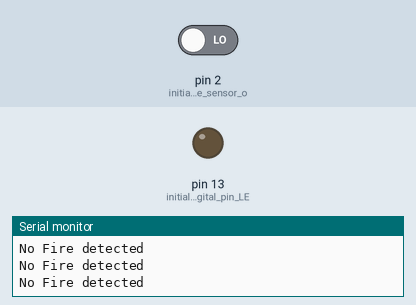
The sketch below on a simulated Arduino Uno, built with avr-gcc and run on an emulated ATmega328P. Parts: output pins drawn as LEDs (lit = HIGH), the last lines printed to the serial monitor. The test bench sets the inputs (shaded band); at power-on: pin 2 (initialize_Flame_sensor_o) LOW.

Above: at 1.2 s.
1.3 s: pin 2 (initialize_Flame_sensor_o) driven HIGH
At 2.5 s:
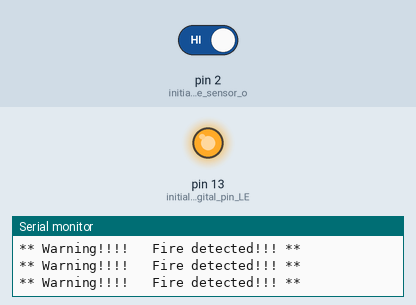
2.8 s: pin 2 (initialize_Flame_sensor_o) driven LOW
At 3.9 s:
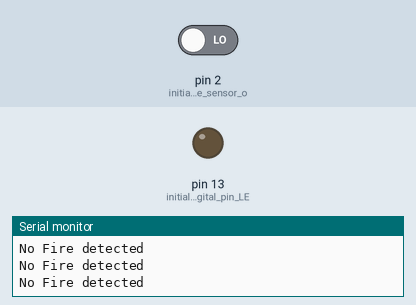
Timing chart, 0 to 5.8 s (numbered marks = the images above; inputs shaded):
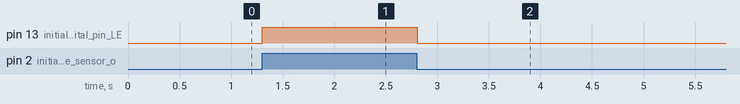

Measured:
- after the input at 1.3 s, pin 13 (initialize_digital_pin_LE): LOW → HIGH at once
- after the input at 2.8 s, pin 13 (initialize_digital_pin_LE): HIGH → LOW at once

The sketch:

flame_sensor.ino
```cpp
void setup()
{
  pinMode(2, INPUT); //initialize Flame sensor output pin connected pin as input.
  pinMode(LED_BUILTIN, OUTPUT);// initialize digital pin LED_BUILTIN as an output.
  Serial.begin(9600);// initialize serial communication @ 9600 baud:
}
void loop()
{
  if (digitalRead(2) == 1 )
  {
    digitalWrite(LED_BUILTIN, HIGH); // Led ON
    Serial.println("** Warning!!!!   Fire detected!!! **");
  }
  else
  {
    digitalWrite(LED_BUILTIN, LOW); // Led OFF
    Serial.println("No Fire detected");
  }
  delay(100);
}
```
